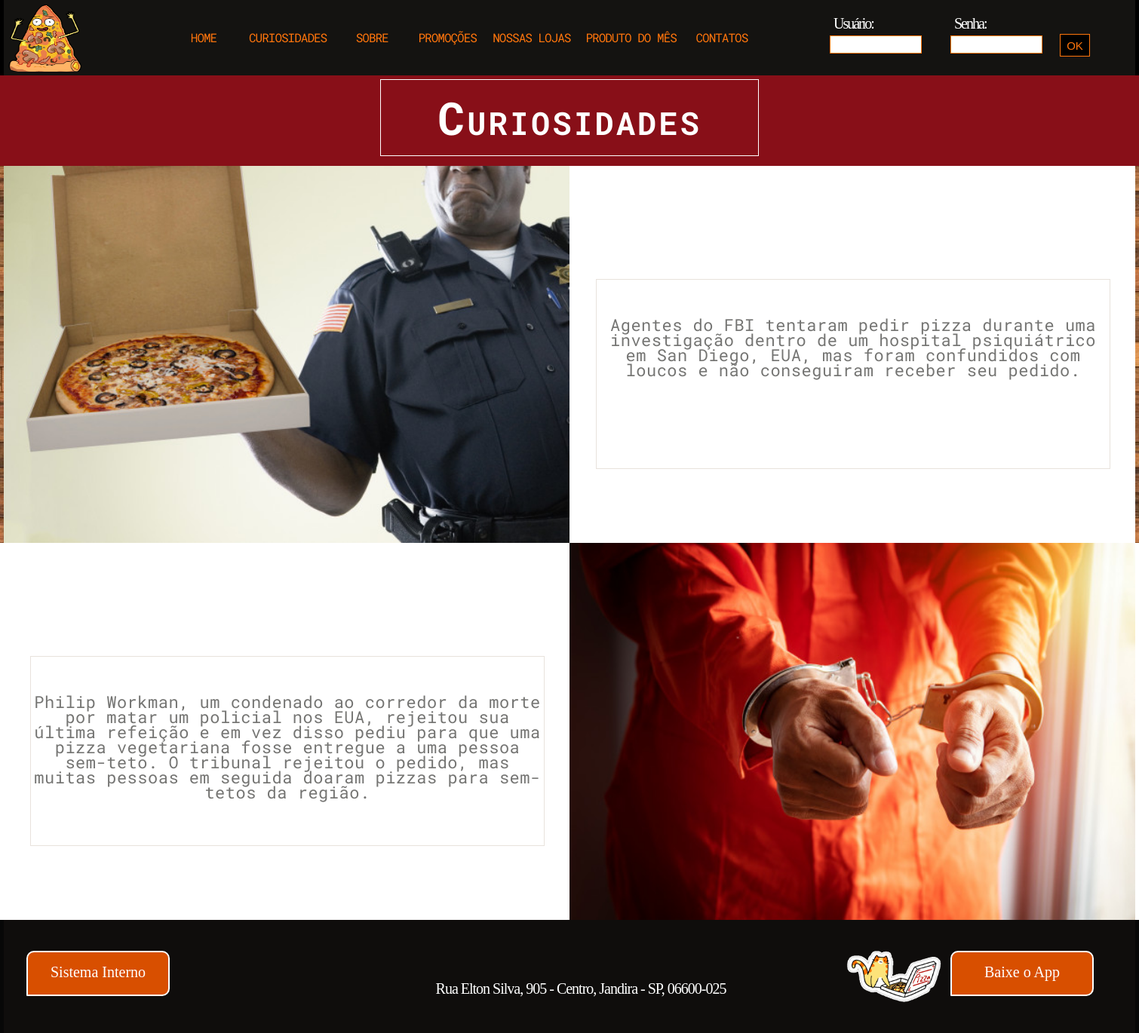
The page /paginas/curiosidade.php on the database its author committed.
### tables this page shows
CREATE TABLE `tblcuriosidades` (
  `codigo` int(11) NOT NULL AUTO_INCREMENT,
  `foto` varchar(3000) DEFAULT NULL,
  `texto` varchar(3000) NOT NULL,
  `status` tinyint(4) NOT NULL DEFAULT '1',
  PRIMARY KEY (`codigo`)
);

### paginas/curiosidade.php (the view, shortened to what this page needs)
<!DOCTYPE html>
<html lang="pt-br">
    <head>
        <link rel="stylesheet" type="text/css" href="../css/padronizacao.css">
        <link rel="stylesheet" type="text/css" href="../css/curiosidades.css">
    </head>
    <body>
         <?php
        if(!file_exists(require_once('header.php')))
        require_once('header.php');
        ?>
        <div id="curiosidades_titulo">
            <h1 class="center"> Curiosidades </h1>
        </div>
        <?php
            $cont = 0;
            $conexao = conexaoMysql();
            $sql = "SELECT * FROM tblcuriosidades WHERE status <> 0";
            $select = mysqli_query($conexao, $sql);
            while($rsCuriosidades = mysqli_fetch_array($select)){
                $cont++;
        ?>
        <?php
            if($cont % 2 == 0){
        ?>
        <div class="curiosidades_conteudo_claro">
            <div class="conteudo center">
                <div class="texto_curiosidades_claro">
                     <p>
                        <?=$rsCuriosidades['texto']?>
                    </p>
                </div>
                <div class="imagem_curiosidades">
                    <img src="../img/<?=$rsCuriosidades['foto']?>" alt="img_curiosidades" title="curiosidades" class="img">
                </div>
            </div>
       </div>
       <?php
            }else{
       ?>
       <div class="curiosidades_conteudo_escuro">
            <div class="conteudo center">
                <div class="imagem_curiosidades">
                    <img src="../img/<?=$rsCuriosidades['foto']?>" alt="img_curiosidades" title="curiosidades" class="img">
                </div>
                <div class="texto_curiosidades_claro">
                     <p>
                        <?=$rsCuriosidades['texto']?>
                    </p>
                </div>
            </div>
       </div>
       <?php
            }
        }
       ?>
         <?php
           if(!file_exists(require_once('footer.php')))
           require_once('footer.php');
         ?>
    </body>
</html>

### css/padronizacao.css (style rules this page uses)
* { margin: 0px; padding: 0px; }
.conteudo { width: 1500px; height: inherit; display: table; background-color: white; }
.center { margin-left: auto; margin-right: auto; }
p { font-family: consolas; font-size: 20px; margin-left: 5px; letter-spacing: -2px; }
.img { width: inherit; height: inherit; }

### css/curiosidades.css (style rules this page uses)
#curiosidades_titulo { padding-top: 100px; width: 100%; height: 120px; background-color: #880F18; }
#curiosidades_titulo h1 { width: 500px; height: 100px; margin-top:5px; border: solid 1px #fff; text-align: center; font-family: 'Roboto Mono', monospace; font-variant: small-caps; color: white; letter-spacing: 3px; font-size: 60px; line-height: 100px; }
.curiosidades_conteudo_claro, curiosidades_conteudo_escuro { width: 100%; height: 500px; }
.curiosidades_conteudo_escuro { background-image: url(../img/planodefundo.png); }
.texto_curiosidades_claro { width: 750px; height: 500px; float: left; }
.texto_curiosidades_claro p { width: 680px; height: 200px; padding-top: 50px; margin-top: 150px; line-height: 20px; margin-left: 35px; border: solid 1px #e8e2dc; text-align: center; font-family: 'Roboto Mono', monospace; font-size: 22px; letter-spacing: 0.5px; color: #757573; }
.imagem_curiosidades { width: 750px; height: 500px; float: left; }

### rows shown on the page
tblcuriosidades: foto (picture), texto "Agentes do FBI tentaram pedir pizza durante uma investigação dentro de um hospital psiquiátrico em San Diego, EUA, mas foram confundidos com loucos e não conseguiram receber seu pedido."
tblcuriosidades: texto "Philip Workman, um condenado ao corredor da morte por matar um policial nos EUA, rejeitou sua última refeição e em vez disso pediu para que uma pizza vegetariana fosse entregue a uma pessoa sem-teto. O tribunal rejeitou o pedido, mas muitas pessoas em seguida doaram pizzas para sem-tetos da região.", foto (picture)
